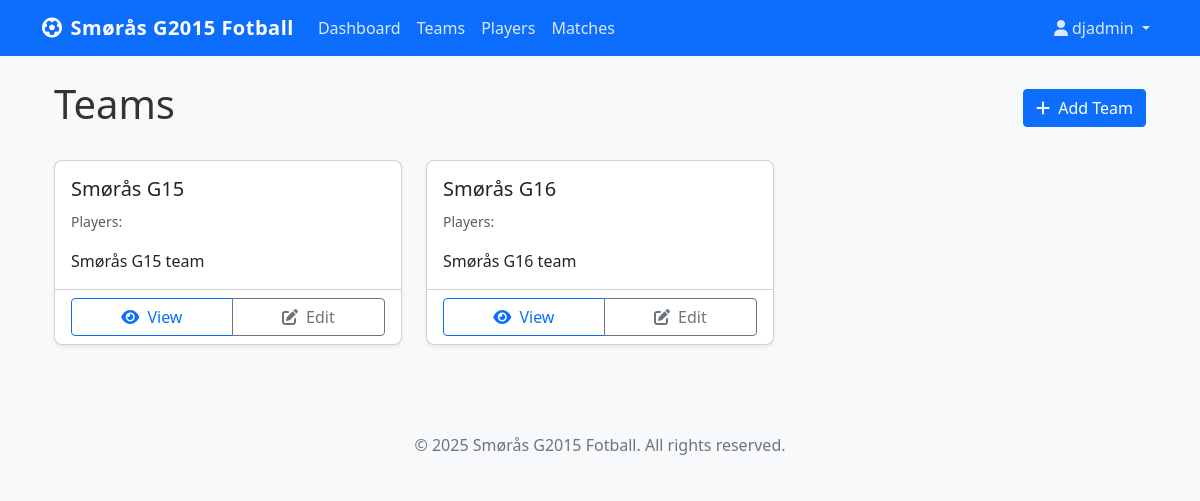
The app's page /team/teams/ (signed in) with its own data.
### teammanager/models.py (models this page shows, shortened)
class Team(models.Model):
    name = models.CharField(max_length=100)
    description = models.TextField(blank=True, null=True)
    created_at = models.DateTimeField(auto_now_add=True)

### teammanager/views.py (the view)
# urls.py: path('teams/', views.TeamListView.as_view(), name='team-list'),
class TeamListView(LoginRequiredMixin, ListView):
    model = Team
    context_object_name = 'teams'
    def get_context_data(self, **kwargs):
        context = super().get_context_data(**kwargs)
        context['is_admin'] = self.request.user.profile.is_admin()
        context['is_coach'] = self.request.user.profile.is_coach()
        context['is_player'] = self.request.user.profile.is_player()
        context['is_approved'] = self.request.user.profile.is_approved()
        context['can_create'] = context['is_approved'] and (context['is_admin'] or context['is_coach'])
        return context

### teammanager/models.py (called while the page is built)
    def is_approved(self):
        return self.status == 'approved'

    def is_admin(self):
        return self.role == 'admin' and self.is_approved()

    def is_coach(self):
        return self.role == 'coach' and self.is_approved()

    def is_player(self):
        return self.role == 'player' and self.is_approved()

### templates/teammanager/team_list.html (shortened to what this page needs)
{% extends 'base.html' %}
{% block content %}
<div class="container">
    <div class="d-flex justify-content-between align-items-center mb-4">
        <h1>Teams</h1>
        <a href="{% url 'team-add' %}" class="btn btn-primary">
            <i class="fas fa-plus me-1"></i> Add Team
        </a>
    </div>
    {% if teams %}
    <div class="row">
        {% for team in teams %}
        <div class="col-md-6 col-lg-4 mb-4">
            <div class="card h-100 shadow-sm">
                <div class="card-body">
                    <h5 class="card-title">{{ team.name }}</h5>
                    <p class="card-text text-muted">
                        <small>Players: {{ team.players.count }}</small>
                    </p>
                    {% if team.description %}
                    <p class="card-text">{{ team.description|truncatechars:100 }}</p>
                    {% endif %}
                </div>
                <div class="card-footer bg-transparent">
                    <div class="btn-group w-100">
                        <a href="{% url 'team-detail' team.id %}" class="btn btn-outline-primary">
                            <i class="fas fa-eye me-1"></i> View
                        </a>
                        <a href="{% url 'team-edit' team.id %}" class="btn btn-outline-secondary">
                            <i class="fas fa-edit me-1"></i> Edit
                        </a>
                    </div>
                </div>
            </div>
        </div>
        {% endfor %}
    </div>
    {% else %}
    <div class="alert alert-info">
        <i class="fas fa-info-circle me-2"></i> No teams found. <a href="{% url 'team-add' %}" class="alert-link">Add a team</a> to get started.
    </div>
    {% endif %}
</div>
{% endblock %}

### templates/base.html (shortened to what this page needs)
<!DOCTYPE html>
<html lang="en">
<head>
    <link href="https://cdn.jsdelivr.net/npm/bootstrap@5.3.0/dist/css/bootstrap.min.css" rel="stylesheet">
    <link rel="stylesheet" href="https://cdnjs.cloudflare.com/ajax/libs/font-awesome/6.0.0/css/all.min.css">
    <link rel="stylesheet" href="/static/css/style.css">
</head>
<body>
    <nav class="navbar navbar-expand-lg navbar-dark bg-primary">
        <div class="container">
            <a class="navbar-brand" href="{% url 'home' %}">
                <i class="fas fa-futbol me-2"></i>Smørås G2015 Fotball
            </a>
            <div class="collapse navbar-collapse" id="navbarNav">
                <ul class="navbar-nav me-auto">
                    {% if user.is_authenticated %}
                    <li class="nav-item">
                        <a class="nav-link" href="{% url 'dashboard' %}">Dashboard</a>
                    </li>
                    <li class="nav-item">
                        <a class="nav-link" href="{% url 'team-list' %}">Teams</a>
                    </li>
                    <li class="nav-item">
                        <a class="nav-link" href="{% url 'player-list' %}">Players</a>
                    </li>
                    <li class="nav-item">
                        <a class="nav-link" href="{% url 'match-list' %}">Matches</a>
                    </li>
                    {% endif %}
                </ul>
                <ul class="navbar-nav">
                    {% if user.is_authenticated %}
                    <li class="nav-item dropdown">
                        <a class="nav-link dropdown-toggle" href="#" role="button" data-bs-toggle="dropdown">
                            <i class="fas fa-user me-1"></i>{{ user.username }}
                        </a>
                    </li>
                    {% endif %}
                </ul>
            </div>
        </div>
    </nav>
    <main class="container py-4">
        {% block content %}{% endblock %}
    </main>
    <footer class="bg-light py-3 mt-4">
        <div class="container text-center">
            <p class="mb-0">&copy; {% now "Y" %} Smørås G2015 Fotball. All rights reserved.</p>
        </div>
    </footer>
</body>
</html>

### static/css/style.css (style rules this page uses)
body { font-family: 'Segoe UI', Tahoma, Geneva, Verdana, sans-serif; color: #333; background-color: #f8f9fa; }
.navbar-brand { font-weight: 600; letter-spacing: 0.5px; }
.navbar-dark .navbar-nav .nav-link { color: rgba(255, 255, 255, 0.85); }
.card { border-radius: 0.5rem; overflow: hidden; transition: all 0.3s ease; }
.btn { border-radius: 0.25rem; font-weight: 500; }
.btn-primary { background-color: #0d6efd; border-color: #0d6efd; }
.btn-outline-primary { color: #0d6efd; border-color: #0d6efd; }
footer { margin-top: 3rem; padding: 1.5rem 0; color: #6c757d; }

### records on screen
Team: name "Smørås G15", description "Smørås G15 team"
Team: name "Smørås G16", description "Smørås G16 team"

### other values on screen
{{ user.username }} "djadmin"
